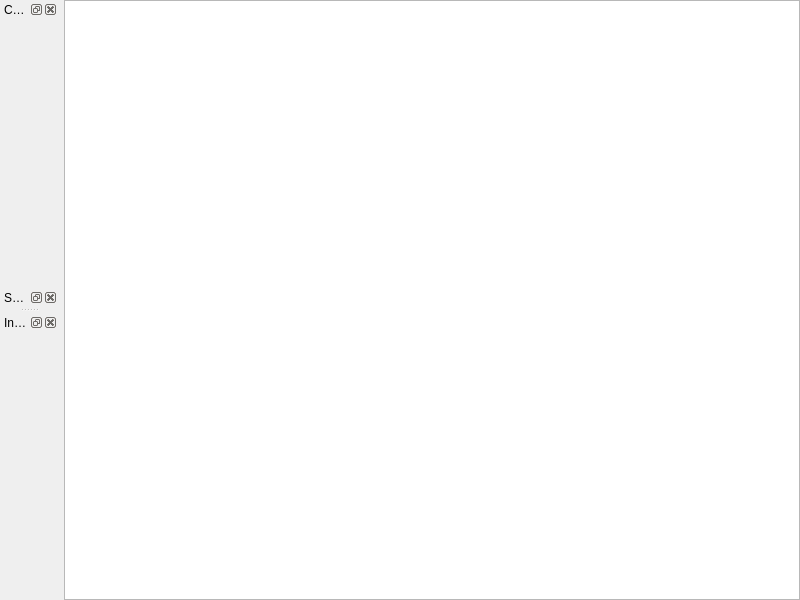
<?xml version="1.0" encoding="UTF-8"?>
<ui version="4.0">
 <class>MainWindow</class>
 <widget class="QMainWindow" name="MainWindow">
  <property name="geometry">
   <rect>
    <x>0</x>
    <y>0</y>
    <width>800</width>
    <height>600</height>
   </rect>
  </property>
  <property name="windowTitle">
   <string>MainWindow</string>
  </property>
  <widget class="QWidget" name="centralwidget">
   <layout class="QHBoxLayout" name="horizontalLayout">
    <property name="spacing">
     <number>0</number>
    </property>
    <property name="margin">
     <number>0</number>
    </property>
    <item>
     <widget class="HelpBrowser" name="hbrowser">
      <property name="sizePolicy">
       <sizepolicy hsizetype="MinimumExpanding" vsizetype="MinimumExpanding">
        <horstretch>0</horstretch>
        <verstretch>0</verstretch>
       </sizepolicy>
      </property>
     </widget>
    </item>
   </layout>
  </widget>
  <widget class="QDockWidget" name="contentDock">
   <property name="sizePolicy">
    <sizepolicy hsizetype="Minimum" vsizetype="Preferred">
     <horstretch>0</horstretch>
     <verstretch>0</verstretch>
    </sizepolicy>
   </property>
   <property name="floating">
    <bool>false</bool>
   </property>
   <property name="windowTitle">
    <string>Content</string>
   </property>
   <attribute name="dockWidgetArea">
    <number>1</number>
   </attribute>
   <widget class="QWidget" name="dockWigetContents">
    <property name="sizePolicy">
     <sizepolicy hsizetype="Maximum" vsizetype="Preferred">
      <horstretch>0</horstretch>
      <verstretch>0</verstretch>
     </sizepolicy>
    </property>
   </widget>
  </widget>
  <widget class="QDockWidget" name="searchDock">
   <property name="sizePolicy">
    <sizepolicy hsizetype="Maximum" vsizetype="Maximum">
     <horstretch>0</horstretch>
     <verstretch>0</verstretch>
    </sizepolicy>
   </property>
   <property name="windowTitle">
    <string>Search</string>
   </property>
   <attribute name="dockWidgetArea">
    <number>1</number>
   </attribute>
   <widget class="QWidget" name="dockWidgetContents_2">
    <property name="sizePolicy">
     <sizepolicy hsizetype="MinimumExpanding" vsizetype="Preferred">
      <horstretch>0</horstretch>
      <verstretch>0</verstretch>
     </sizepolicy>
    </property>
   </widget>
  </widget>
  <widget class="QDockWidget" name="indexDock">
   <property name="sizePolicy">
    <sizepolicy hsizetype="Minimum" vsizetype="Preferred">
     <horstretch>0</horstretch>
     <verstretch>0</verstretch>
    </sizepolicy>
   </property>
   <property name="floating">
    <bool>false</bool>
   </property>
   <property name="windowTitle">
    <string>Index</string>
   </property>
   <attribute name="dockWidgetArea">
    <number>1</number>
   </attribute>
   <widget class="QWidget" name="dockWidgetContents_3">
    <property name="sizePolicy">
     <sizepolicy hsizetype="MinimumExpanding" vsizetype="Preferred">
      <horstretch>0</horstretch>
      <verstretch>0</verstretch>
     </sizepolicy>
    </property>
   </widget>
  </widget>
 </widget>
 <customwidgets>
  <customwidget>
   <class>HelpBrowser</class>
   <extends>QTextBrowser</extends>
   <header location="global">pyassistant</header>
  </customwidget>
 </customwidgets>
 <resources/>
 <connections/>
</ui>
